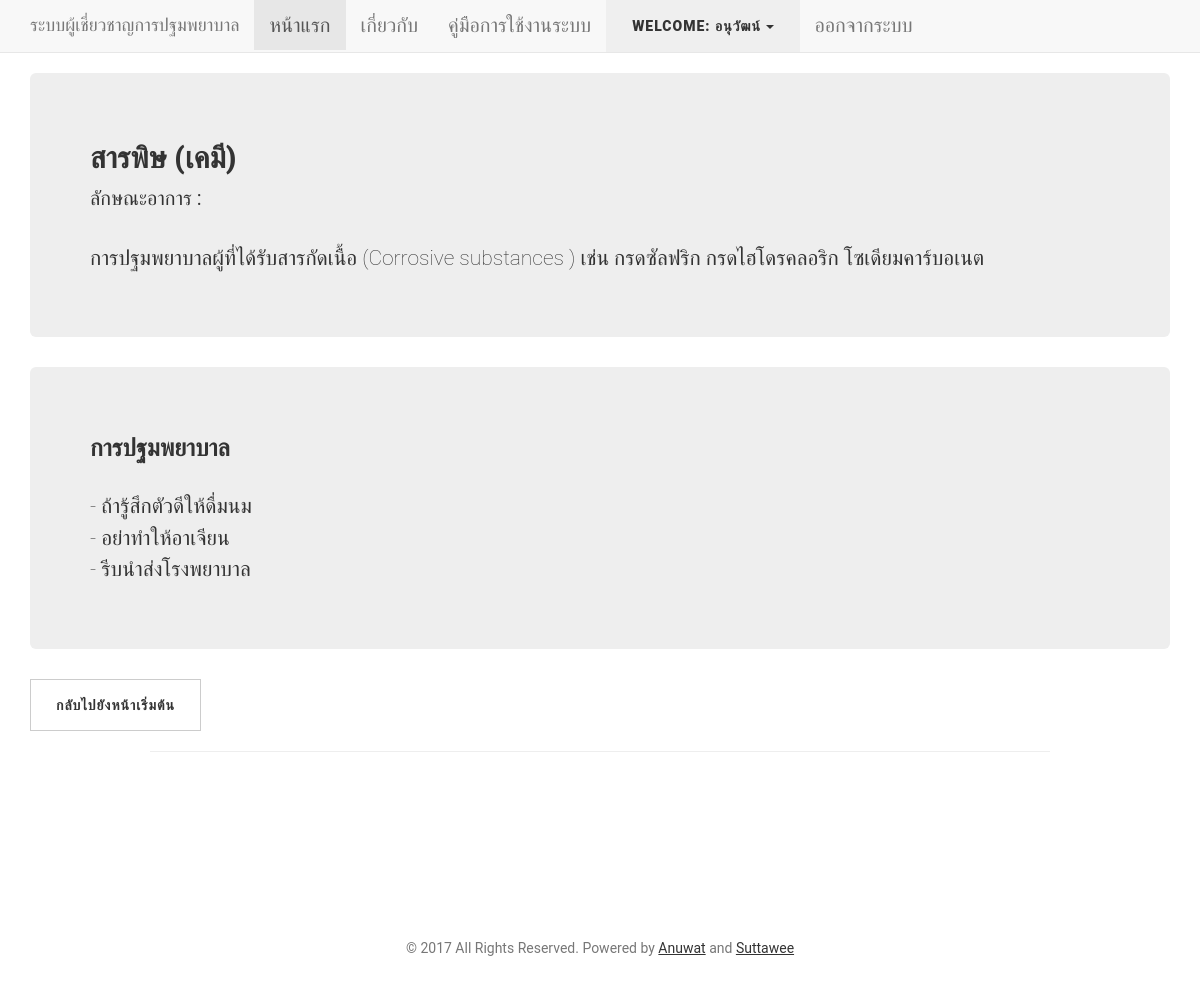
Screenshot of /sym_toxin_chemis_result.php?lv2_case_name=tchemis_level2_01 (signed in) with the database file from the repository.
### tables this page shows
CREATE TABLE `sym_cases_level2` (
  `case_id` int(11) NOT NULL,
  `sym_level_flag` varchar(40) NOT NULL,
  `case_name` text NOT NULL,
  `case_info` text NOT NULL,
  `result_id` int(11) DEFAULT NULL,
  `case_sym_flag` varchar(40) NOT NULL,
  `sym_id` int(11) NOT NULL,
  `level1_sym_flag` varchar(40) NOT NULL
);

CREATE TABLE `sym_result` (
  `result_id` int(11) NOT NULL,
  `result_name` varchar(40) NOT NULL,
  `result_info` text NOT NULL,
  `case_sym_flag` varchar(40) NOT NULL,
  `sym_id` int(11) NOT NULL
);

### sym_toxin_chemis_result.php (the view, shortened to what this page needs)
<?php
    if(@$_SESSION['username'] == NULL){
        echo "<!DOCTYPE html>";
            echo "<html>";
            echo "<link rel=\"stylesheet\" href=\"css/bootstrap.min.css\">";
            echo "<body style=\"background-color:black\">";
            echo "<center>";
            echo "<div class=\"jumbotron\" style=\"background-color:black\">";
            echo "<a href=\"user_login.php\">";
            echo "<h1 class=\"btn btn-danger\" style=\"color:white\">#ERROR #GO TO LOGIN NOW</h1>";
            echo "</a>";
            echo "</div>";
            echo "</center>";
            echo "</body>";
            echo "</html>";
    }else{
?>
<?php
require 'connect_db.php';
?>
<!DOCTYPE html>
<html lang="en">
  <head>
    <link href="vendor/bootstrap/css/bootstrap.min.css" rel="stylesheet">
    <link href="css/clean-blog.min.css" rel="stylesheet">
  </head>
  <body>
    <nav class="navbar navbar-default navbar-static-top">
      <div class="container">
        <div class="navbar-header">
          <a class="navbar-brand" href="index.php"">ระบบผู้เชี่ยวชาญการปฐมพยาบาล</a>
        </div>
        <div id="navbar" class="navbar-collapse collapse">
          <ul class="nav navbar-nav">
            <li class="active"><a href="index.php">หน้าแรก</a></li>
            <li><a href="about.php">เกี่ยวกับ</a></li>
            <li><a href="docs/manual.pdf">คู่มือการใช้งานระบบ</a></li>
						<li><div class="dropdown">
  <button class="btn" type="button" data-toggle="dropdown"><?php echo "Welcome: ".$_SESSION['username']; ?>
  <span class="caret"></span></button>
</div></li>
            <li><a href="user_logout.php">ออกจากระบบ</a></li>
          </ul>
        </div>
      </div>
    </nav>
     <?php
      $case = $_GET['lv2_case_name'];
    ?>
    <?php
          $sql = "SELECT case_info,case_sym_flag FROM sym_cases_level2 where case_name='".$case."'";
          $result = $connect_db->query($sql);
          if ($result->num_rows > 0) {
          while($row = $result->fetch_assoc()) {
            $case_info = $row["case_info"];
            $case_sym_flag = $row["case_sym_flag"];
          }
          } else {
            echo "0 results";
          }
    ?>
 <div class="container">
      <div class="jumbotron">
        <h2>สารพิษ (เคมี)</h2>
        ลักษณะอาการ :<br>
        <p>
          <?php
          echo $case_info;
        ?>
        </p>
      </div>
      <div class="jumbotron">
          <h3>การปฐมพยาบาล</h3>
          <p>
            <?php
          $sql = "SELECT result_info FROM sym_result where case_sym_flag='".$case_sym_flag."'";
          $result = $connect_db->query($sql);
          if ($result->num_rows > 0) {
          while($row = $result->fetch_assoc()) {
            echo $row['result_info'];
          }
          } else {
            echo "0 results";
          }
    ?>
          </p>
      </div>
      <button class="btn btn-default" ><a href="sym_toxin_chemis.php">กลับไปยังหน้าเริ่มต้น</a></button>
    </div>
    <hr width="75%">
     <br /><br /><br /><footer>
       <p class="copyright text-muted">&copy; 2017 All Rights Reserved. Powered by <a href="https://www.facebook.com/un4ckn0wl3z" target="_blank">Anuwat</a> and <a href="https://www.facebook.com/suttawee555?fref=ts" target="_blank">Suttawee</a></p><br /><br /><br /><br />
    </footer>
  </body>
</html>
<?php
}
?>

### rows the page displays
sym_cases_level2: case_info "การปฐมพยาบาลผู้ที่ได้รับสารกัดเนื้อ (Corrosive substances ) เช่น กรดซัลฟริก กรดไฮโดรคลอริก โซเดียมคาร์บอเนต"
sym_result: result_info "- ถ้ารู้สึกตัวดีให้ดื่มนม - อย่าทำให้อาเจียน - รีบนำส่งโรงพยาบาล"

### other values shown
$_SESSION['username'] "อนุวัฒน์"
